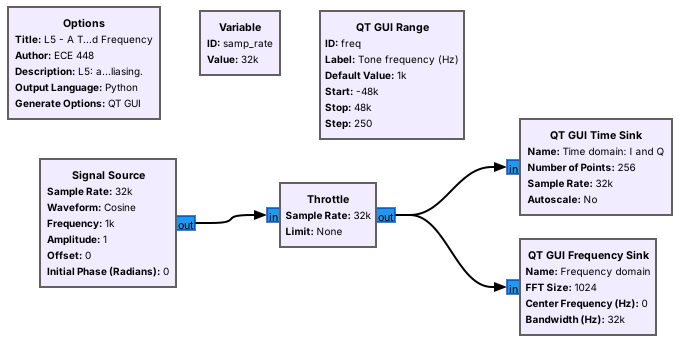
#> input picture slides/img/05-gnu-radio/L05-grc-tone.png, 690 x 350 px, found by its file name
$ python l05_figures.py
#> lines starting #> are read from the running program, lines starting #| are printed output that depends on the picture
#!/usr/bin/env python3
"""L5 figures (GNU Radio introduction).

  L05-fm-band-sim : what the broadcast FM band looks like on the L5 flowgraph's
                    QT GUI Sink: four stations, the receiver's own DC spike at
                    the center, and the noise floor, as a spectrum over a
                    waterfall, with the f_c +/- f_s/2 span bracketed.
                    SIMULATED -- labeled so on the figure.
  L05-gain-three  : the same band at too little, about the right, and too much
                    RF gain. SIMULATED -- labeled so on the figure.
  L05-iq-bytes    : the byte layout of a cf32_le recording and its meta file.
  L05-pluto-ports : the PlutoSDR's two ends: TX and RX SMA, data and power USB.
  L05-big-picture : the L5 Lab's three runs (tone flowgraph, FM band, PSD of
                    the recording) as one strip; PNG, from the screenshots.

The lab figures use the lesson's settings (32 kHz, 100.1 MHz) or the L7
simulated recording (100.0 MHz), never the lab's, so none shows a Part 1
answer. L05-psd-sim.png is L05-psd.py's own plot of L07-fm-test.sigmf-data,
written by L07-fm-test-tx.grc, with "Simulated" added.

The GNU Radio screenshots (L05-grc-*.png, L05-tone-*.png) are not generated
here: they are taken from the real flowgraphs in book/extras/grc/ running
under Xvfb (see project/ROADMAP.md, "Flowgraphs").

    python3 scripts/graphics/l05_figures.py
"""

from __future__ import annotations

import io
from pathlib import Path

import matplotlib

matplotlib.use("Agg")
import matplotlib.pyplot as plt  # noqa: E402
import numpy as np  # noqa: E402

from svg_font_stack import apply_font_stack  # noqa: E402

ROOT = Path(__file__).resolve().parents[2]
OUTS = (ROOT / "book/extras/slides/fig", ROOT / "book/extras/viz/img")
NAVY, AMBER, RED, GRAY, INK, RULE = "#004a85", "#8a5a00", "#b01e24", "#5b6573", "#15202b", "#cddce9"
plt.rcParams.update({"svg.fonttype": "none", "font.family": "sans-serif", "font.size": 11,
                     "axes.edgecolor": GRAY, "axes.labelcolor": INK, "xtick.color": GRAY, "ytick.color": GRAY,
                     "axes.spines.top": False, "axes.spines.right": False})
RNG = np.random.default_rng(5)


def write(name, fig):
    buf = io.StringIO()
    fig.savefig(buf, format="svg", transparent=True, bbox_inches="tight", pad_inches=0.06)
    plt.close(fig)
    s = apply_font_stack(buf.getvalue()[buf.getvalue().index("<svg"):])
    for out in OUTS:
        out.mkdir(parents=True, exist_ok=True)
        (out / f"{name}.svg").write_text(s, encoding="utf-8")
    print(f"wrote {name}.svg")


STATIONS = [(99.3, -62), (99.9, -48), (100.3, -38), (100.9, -55)]   # MHz, peak dB


def band(fc, fs, n, gain_db=0.0, floor_db=-95.0, clip=None, rows=1):
    """Rows of a simulated FM band spectrum, in dB, at a relative RF gain."""
    f = fc + np.linspace(-fs / 2, fs / 2, n)
    out = np.empty((rows, n))
    for r in range(rows):
        p = 10 ** (floor_db / 10) * np.ones(n)
        for f0, pk in STATIONS:
            w = 0.07 + 0.015 * np.sin(r / 9 + f0)
            c = f0 + 0.02 * np.sin(r / 5 + 3 * f0)
            p += 10 ** ((pk + gain_db) / 10) * np.exp(-0.5 * ((f - c) / w) ** 6)
        p[np.argmin(np.abs(f - fc)) + np.arange(-1, 2)] += 10 ** (-60 / 10)
        out[r] = 10 * np.log10(p * RNG.exponential(1.0, n))
    return f, out


def fm_band_sim():
    fc, fs, n = 100.1, 2.4, 1024
    f = fc + np.linspace(-fs / 2, fs / 2, n)
    stations = [(99.3, -62), (99.9, -48), (100.3, -38), (100.9, -55)]   # MHz, peak dB
    rows = 120
    wf = np.empty((rows, n))
    for r in range(rows):
        p = 10 ** (-95 / 10) * np.ones(n)                                 # noise floor
        for f0, pk in stations:
            # A wideband FM station is about 200 kHz wide and its shape moves
            # with the program audio; model that as a wandering bump.
            w = 0.07 + 0.015 * np.sin(r / 9 + f0)
            c = f0 + 0.02 * np.sin(r / 5 + 3 * f0)
            p += 10 ** (pk / 10) * np.exp(-0.5 * ((f - c) / w) ** 6)
        p[np.argmin(np.abs(f - fc)) + np.arange(-1, 2)] += 10 ** (-60 / 10)  # DC spike
        wf[r] = 10 * np.log10(p * RNG.exponential(1.0, n))
    spec = 10 * np.log10(np.mean(10 ** (wf / 10), axis=0))
    fig, (a1, a2) = plt.subplots(2, 1, figsize=(8, 5.2), sharex=True, gridspec_kw={"height_ratios": [1, 1.1]})
    a1.plot(f, spec, color=NAVY, lw=1.2)
    a1.set_ylabel("power (dB)")
    a1.set_ylim(-112, -20)
    a1.grid(True, color=RULE, lw=0.8)
    for f0, pk in stations:
        a1.text(f0, pk + 4, f"{f0:.1f}", ha="center", color=NAVY, fontsize=10.5, fontweight="bold")
    a1.annotate("DC spike", (fc, -60), xytext=(fc - 0.22, -27), color=RED, fontsize=10.5, ha="center",
                arrowprops=dict(arrowstyle="->", color=RED, lw=1.2))
    a1.text(f[0] + 0.02, -91, "noise floor", color=GRAY, fontsize=10, va="bottom")
    a1.annotate("", (f[0], -106), (f[-1], -106), arrowprops=dict(arrowstyle="<->", color=GRAY, lw=1.0))
    a1.text(fc + 0.55, -105.5, r"display span: $f_c - f_s/2$  to  $f_c + f_s/2$", color=GRAY, fontsize=10, ha="center", va="bottom")
    a1.set_title("Simulated: the FM band around 100.1 MHz, sampled at 2.4 MS/s", color=AMBER, fontsize=11.5, loc="left")
    a2.imshow(wf, aspect="auto", extent=[f[0], f[-1], rows, 0], cmap="viridis", vmin=-100, vmax=-35)
    a2.set_ylabel("time (newest at top)")
    a2.set_yticks([])
    a2.set_xlabel("frequency (MHz)")
    write("L05-fm-band-sim", fig)
#> in write, `fig.savefig(buf, format="svg", transparent=True, bbox_inches="tight", ..`:
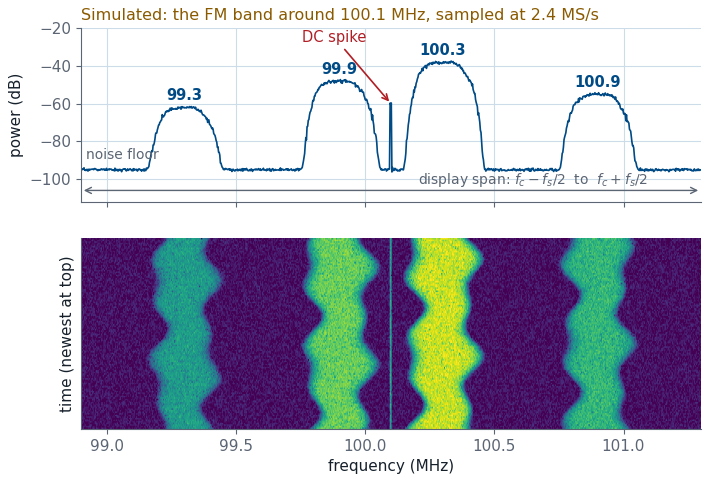
#> figure drawn by matplotlib, 2 panels
#> (the call stopped at in write, `s = apply_font_stack(buf.getvalue()[buf.getvalue().index("<svg"):])`: svg_font_stack is not available in this run)


def gain_three():
    """Too little, about right, too much: the floor, the stations, and spurs."""
    fc, fs, n = 100.1, 2.4, 1024
    adc = -88.0                                     # the converter's own floor, dBFS
    panels = [("Too little gain", -25.0, -114.0), ("About right", 5.0, -84.0), ("Too much gain", 35.0, -54.0)]
    fig, axs = plt.subplots(1, 3, figsize=(11, 3.4), sharey=True)
    for ax, (title, g, ant) in zip(axs, panels):
        f, sp = band(fc, fs, n, gain_db=g, floor_db=10 * np.log10(10 ** (adc / 10) + 10 ** (ant / 10)), rows=40)
        spec = 10 * np.log10(np.mean(10 ** (sp / 10), axis=0))
        if g > 20:
            spec = np.minimum(spec, -6 + 0.6 * RNG.standard_normal(n))      # clipped tops
            # copies of strong stations where nothing transmits (intermodulation)
            for f0, lvl in [(99.5, -40), (100.7, -44), (101.1, -50), (99.1, -52)]:
                spec = np.maximum(spec, lvl - 2 + 10 * np.log10(np.exp(-0.5 * ((f - f0) / 0.05) ** 4) + 1e-9))
            spec += 6 * np.exp(-0.5 * ((f - 100.3) / 0.6) ** 2)               # raised, uneven floor
        ax.plot(f, spec, color=NAVY, lw=1.1)
        ax.axhline(adc, color=GRAY, lw=0.8, ls=":")
        ax.set_title(title, color=INK, fontsize=11.5, fontweight="bold")
        ax.set_ylim(-100, 0)
        ax.grid(True, color=RULE, lw=0.8)
        ax.set_xlabel("frequency (MHz)")
    axs[0].set_ylabel("power (dBFS)")
    axs[0].text(f[0] + 0.03, adc + 1.5, "converter floor", color=GRAY, fontsize=9.5, va="bottom")
    axs[2].text(99.55, -70, "spurs", color=RED, fontsize=10, ha="center", fontweight="bold")
    fig.suptitle("Simulated: the FM band around 100.1 MHz at three RF gains", color=AMBER, fontsize=11.5, x=0.01, ha="left")
    fig.tight_layout()
    write("L05-gain-three", fig)
#> call 2 of write, with name = 'L05-gain-three'
#> in write (call 2), `fig.savefig(buf, format="svg", transparent=True, bbox_inches="tight", ..`:
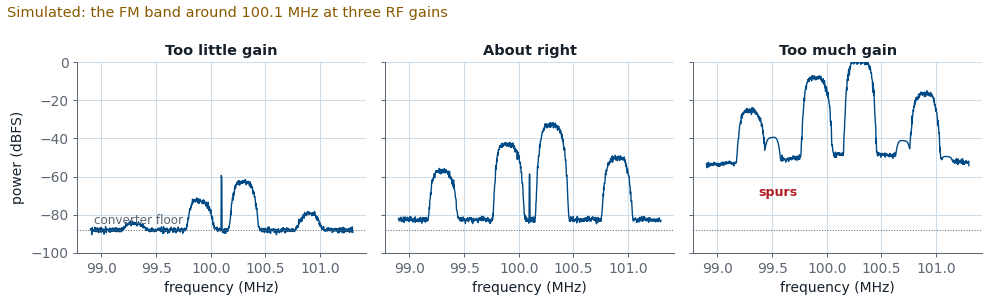
#> figure drawn by matplotlib, 3 panels; panel 1: curve peaks at x = 100.1, y = -59.41
#> (the call stopped at in write, `s = apply_font_stack(buf.getvalue()[buf.getvalue().index("<svg"):])`: svg_font_stack is not available in this run)


def iq_bytes():
    """cf32_le: I then Q, 4 bytes each, no header; the meta file says how to read it."""
    from matplotlib.patches import FancyBboxPatch, Rectangle
    fig, ax = plt.subplots(figsize=(8, 2.4))
    ax.set_xlim(0, 16); ax.set_ylim(0, 4.4); ax.axis("off")
    for k in range(5):
        x = 0.2 + 2.0 * k
        for j, (lab, col) in enumerate([("I", NAVY), ("Q", "#3f7d34")]):
            ax.add_patch(Rectangle((x + j, 2.0), 1.0, 1.0, fc="white", ec=col, lw=1.6))
            ax.text(x + j + 0.5, 2.5, f"{lab}$_{k}$", ha="center", va="center", color=col, fontsize=12)
    ax.text(10.5, 2.5, "...", ha="left", va="center", color=GRAY, fontsize=14)
    ax.annotate("", (0.2, 1.7), (2.2, 1.7), arrowprops=dict(arrowstyle="<->", color=INK, lw=1.0))
    ax.text(1.2, 1.25, "one sample: 8 bytes", ha="center", color=INK, fontsize=10.5)
    ax.text(0.2, 3.45, "fm_capture.sigmf-data: no header", color=INK, fontsize=11)
    ax.add_patch(FancyBboxPatch((12.0, 0.9), 3.8, 2.7, boxstyle="round,pad=0.08", fc="#f5f9fc", ec=AMBER, lw=1.4))
    ax.text(13.8, 3.25, "fm_capture.sigmf-meta", ha="center", color=AMBER, fontsize=10.5, fontweight="bold")
    for i, t in enumerate(["datatype: cf32_le", "sample_rate", "frequency"]):
        ax.text(12.25, 2.55 - 0.55 * i, t, color=INK, fontsize=10.5, family="monospace")
    write("L05-iq-bytes", fig)
#> call 3 of write, with name = 'L05-iq-bytes'
#> in write (call 3), `fig.savefig(buf, format="svg", transparent=True, bbox_inches="tight", ..`:
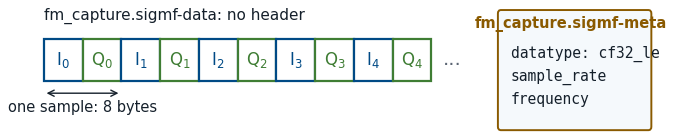
#> figure drawn by matplotlib, 1 panel
#> (the call stopped at in write, `s = apply_font_stack(buf.getvalue()[buf.getvalue().index("<svg"):])`: svg_font_stack is not available in this run)


def pluto_ports():
    """The PlutoSDR's two ends, labeled; a line drawing, not to scale."""
    from matplotlib.patches import Circle, FancyBboxPatch, Rectangle
    fig, (a1, a2) = plt.subplots(1, 2, figsize=(9, 2.8))
    for ax, title in [(a1, "SMA end"), (a2, "USB end")]:
        ax.set_xlim(0, 10); ax.set_ylim(0, 6); ax.axis("off"); ax.set_aspect("equal")
        ax.add_patch(FancyBboxPatch((0.6, 1.4), 8.8, 3.2, boxstyle="round,pad=0.15", fc="#eef4fa", ec=GRAY, lw=1.4))
        ax.text(5, 5.35, title, ha="center", color=INK, fontsize=11.5, fontweight="bold")
    for x, lab, col in [(3.0, "TX", GRAY), (7.0, "RX", NAVY)]:
        a1.add_patch(Circle((x, 3.0), 0.75, fc="#d8c38a", ec=INK, lw=1.2))
        a1.add_patch(Circle((x, 3.0), 0.25, fc="white", ec=INK, lw=1.0))
        a1.text(x, 0.6, lab, ha="center", color=col, fontsize=12, fontweight="bold")
    a1.text(7.0, 0.05, "antenna here", ha="center", color=NAVY, fontsize=9.5)
    for x, lab, col in [(3.0, "data + power", NAVY), (7.0, "power only", GRAY)]:
        a2.add_patch(Rectangle((x - 0.6, 2.7), 1.2, 0.55, fc="white", ec=INK, lw=1.2))
        a2.text(x, 0.6, lab, ha="center", color=col, fontsize=11, fontweight="bold")
    a2.text(3.0, 0.05, "laptop here", ha="center", color=NAVY, fontsize=9.5)
    write("L05-pluto-ports", fig)
#> call 4 of write, with name = 'L05-pluto-ports'
#> in write (call 4), `fig.savefig(buf, format="svg", transparent=True, bbox_inches="tight", ..`:
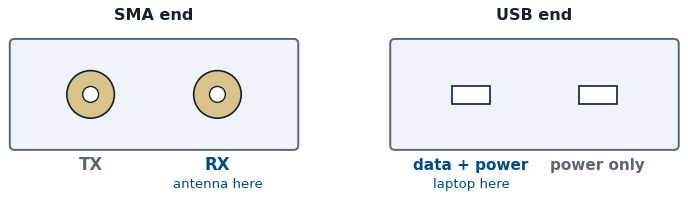
#> figure drawn by matplotlib, 2 panels
#> (the call stopped at in write, `s = apply_font_stack(buf.getvalue()[buf.getvalue().index("<svg"):])`: svg_font_stack is not available in this run)


def big_picture():
    """The lab's three runs as one strip. PNG: two panels are screenshots."""
    img = ROOT / "book/extras/viz/img"
    fig, axs = plt.subplots(1, 3, figsize=(12, 3.3), gridspec_kw={"width_ratios": [1.15, 1, 1]})
    axs[0].imshow(plt.imread(img / "L05-grc-tone.png")); axs[0].axis("off")
    f, sp = band(100.1, 2.4, 1024, rows=40)
    axs[1].plot(f, 10 * np.log10(np.mean(10 ** (sp / 10), axis=0)), color=NAVY, lw=1.0)
    axs[1].set_ylim(-100, -25); axs[1].set_yticks([]); axs[1].set_xlabel("frequency (MHz)", fontsize=9.5)
    axs[1].tick_params(labelsize=9); axs[1].text(0.02, 0.95, "Simulated", transform=axs[1].transAxes, color=AMBER, fontsize=10, fontweight="bold", va="top")
    axs[2].imshow(plt.imread(img / "L05-psd-sim.png")); axs[2].axis("off")
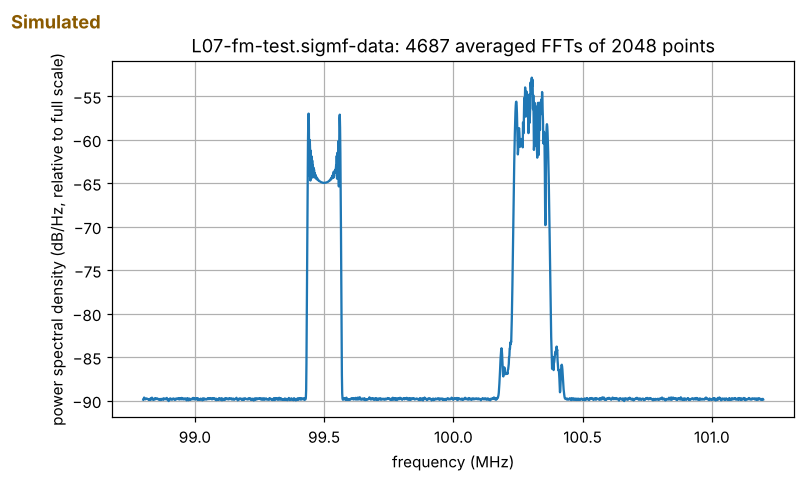
#> input picture book/extras/viz/img/L05-psd-sim.png, 805 x 482 px
    for ax, t in zip(axs, ["Steps 1-7: build a tone flowgraph", "Steps 8-12: receive the FM band", "Steps 13-17: record and plot it"]):
        ax.set_title(t, color=INK, fontsize=11.5, fontweight="bold")
    for x in (0.395, 0.69):
        fig.text(x, 0.5, "\u2192", fontsize=22, color=GRAY, ha="center", va="center")
    fig.tight_layout(w_pad=2.5)
    fig.savefig(img / "L05-big-picture.png", dpi=110, bbox_inches="tight")
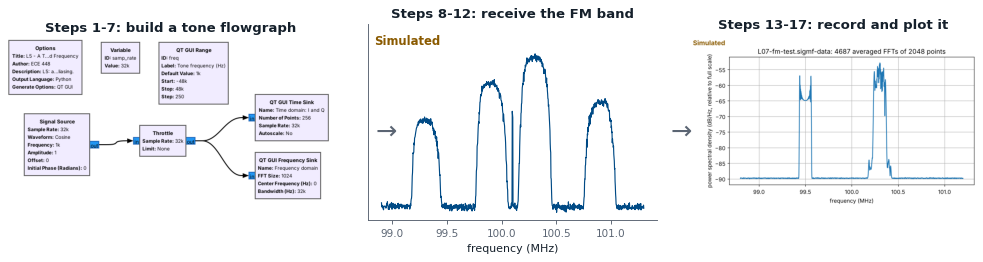
#> figure drawn by matplotlib, 3 panels
    plt.close(fig)
    print("wrote L05-big-picture.png")


if __name__ == "__main__":
    fm_band_sim()
    gain_three()
    iq_bytes()
    pluto_ports()
    big_picture()
